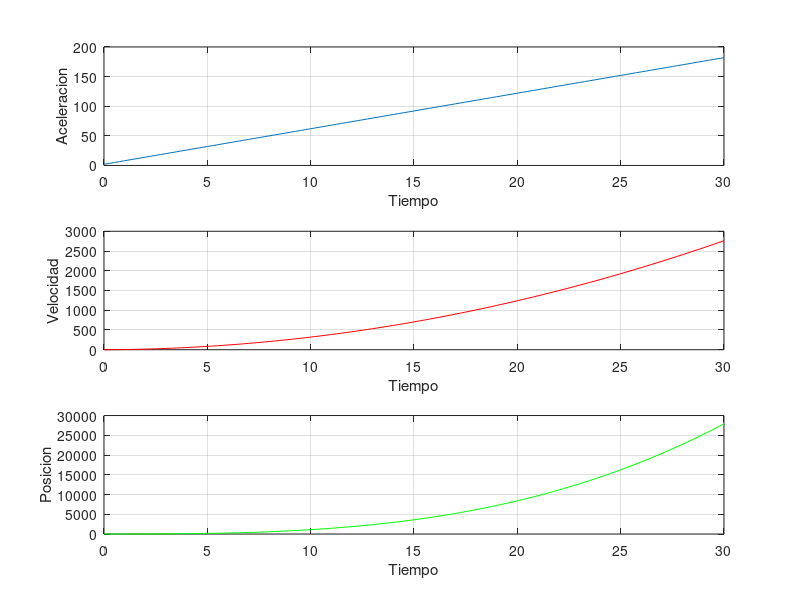

This figure's MATLAB source:
t = [0:0.25:30];

a = (6*t+2);
subplot(3,1,1);
plot(t,a)
xlabel('Tiempo');
ylabel('Aceleracion');
grid on;


v = (3*t.^2)+(2*t);
subplot(3,1,2);
plot(t,v,'r')
xlabel('Tiempo');
ylabel('Velocidad');
grid on;


s = (t.^3)+(t.^2);
subplot(3,1,3);
plot(t,s,'g')
xlabel('Tiempo');
ylabel('Posicion');
grid on;